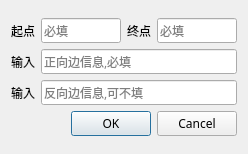
<?xml version="1.0" encoding="UTF-8"?>
<ui version="4.0">
 <class>addEdgeDlg</class>
 <widget class="QDialog" name="addEdgeDlg">
  <property name="geometry">
   <rect>
    <x>0</x>
    <y>0</y>
    <width>248</width>
    <height>154</height>
   </rect>
  </property>
  <property name="windowTitle">
   <string>EdgeInfo</string>
  </property>
  <layout class="QVBoxLayout" name="verticalLayout_3">
   <item>
    <layout class="QVBoxLayout" name="verticalLayout_2">
     <item>
      <layout class="QHBoxLayout" name="horizontalLayout">
       <item>
        <widget class="QLabel" name="label_2">
         <property name="font">
          <font>
           <family>霞鹜文楷 屏幕阅读版 R</family>
          </font>
         </property>
         <property name="text">
          <string>起点</string>
         </property>
        </widget>
       </item>
       <item>
        <widget class="QLineEdit" name="lineEdit_stA">
         <property name="font">
          <font>
           <family>霞鹜文楷 屏幕阅读版 R</family>
          </font>
         </property>
         <property name="readOnly">
          <bool>false</bool>
         </property>
         <property name="placeholderText">
          <string>必填</string>
         </property>
        </widget>
       </item>
       <item>
        <widget class="QLabel" name="label">
         <property name="font">
          <font>
           <family>霞鹜文楷 屏幕阅读版 R</family>
          </font>
         </property>
         <property name="text">
          <string>终点</string>
         </property>
        </widget>
       </item>
       <item>
        <widget class="QLineEdit" name="lineEdit_edA">
         <property name="font">
          <font>
           <family>霞鹜文楷 屏幕阅读版 R</family>
          </font>
         </property>
         <property name="readOnly">
          <bool>false</bool>
         </property>
         <property name="placeholderText">
          <string>必填</string>
         </property>
        </widget>
       </item>
      </layout>
     </item>
     <item>
      <layout class="QVBoxLayout" name="verticalLayout">
       <item>
        <layout class="QHBoxLayout" name="horizontalLayout_2">
         <item>
          <widget class="QLabel" name="label_3">
           <property name="font">
            <font>
             <family>霞鹜文楷 屏幕阅读版 R</family>
            </font>
           </property>
           <property name="text">
            <string>输入</string>
           </property>
          </widget>
         </item>
         <item>
          <widget class="QLineEdit" name="lineEdit_inputA">
           <property name="font">
            <font>
             <family>霞鹜文楷 屏幕阅读版 R</family>
            </font>
           </property>
           <property name="placeholderText">
            <string>正向边信息,必填</string>
           </property>
          </widget>
         </item>
        </layout>
       </item>
       <item>
        <layout class="QHBoxLayout" name="horizontalLayout_3">
         <item>
          <widget class="QLabel" name="label_4">
           <property name="font">
            <font>
             <family>霞鹜文楷 屏幕阅读版 R</family>
            </font>
           </property>
           <property name="text">
            <string>输入</string>
           </property>
          </widget>
         </item>
         <item>
          <widget class="QLineEdit" name="lineEdit_inputB">
           <property name="font">
            <font>
             <family>霞鹜文楷 屏幕阅读版 R</family>
            </font>
           </property>
           <property name="readOnly">
            <bool>false</bool>
           </property>
           <property name="placeholderText">
            <string>反向边信息,可不填</string>
           </property>
          </widget>
         </item>
        </layout>
       </item>
      </layout>
     </item>
     <item>
      <widget class="QDialogButtonBox" name="buttonBox">
       <property name="font">
        <font>
         <family>霞鹜文楷 屏幕阅读版 R</family>
        </font>
       </property>
       <property name="orientation">
        <enum>Qt::Horizontal</enum>
       </property>
       <property name="standardButtons">
        <set>QDialogButtonBox::Cancel|QDialogButtonBox::Ok</set>
       </property>
      </widget>
     </item>
    </layout>
   </item>
  </layout>
 </widget>
 <resources/>
 <connections>
  <connection>
   <sender>buttonBox</sender>
   <signal>accepted()</signal>
   <receiver>addEdgeDlg</receiver>
   <slot>accept()</slot>
   <hints>
    <hint type="sourcelabel">
     <x>248</x>
     <y>254</y>
    </hint>
    <hint type="destinationlabel">
     <x>157</x>
     <y>274</y>
    </hint>
   </hints>
  </connection>
  <connection>
   <sender>buttonBox</sender>
   <signal>rejected()</signal>
   <receiver>addEdgeDlg</receiver>
   <slot>reject()</slot>
   <hints>
    <hint type="sourcelabel">
     <x>316</x>
     <y>260</y>
    </hint>
    <hint type="destinationlabel">
     <x>286</x>
     <y>274</y>
    </hint>
   </hints>
  </connection>
 </connections>
</ui>
